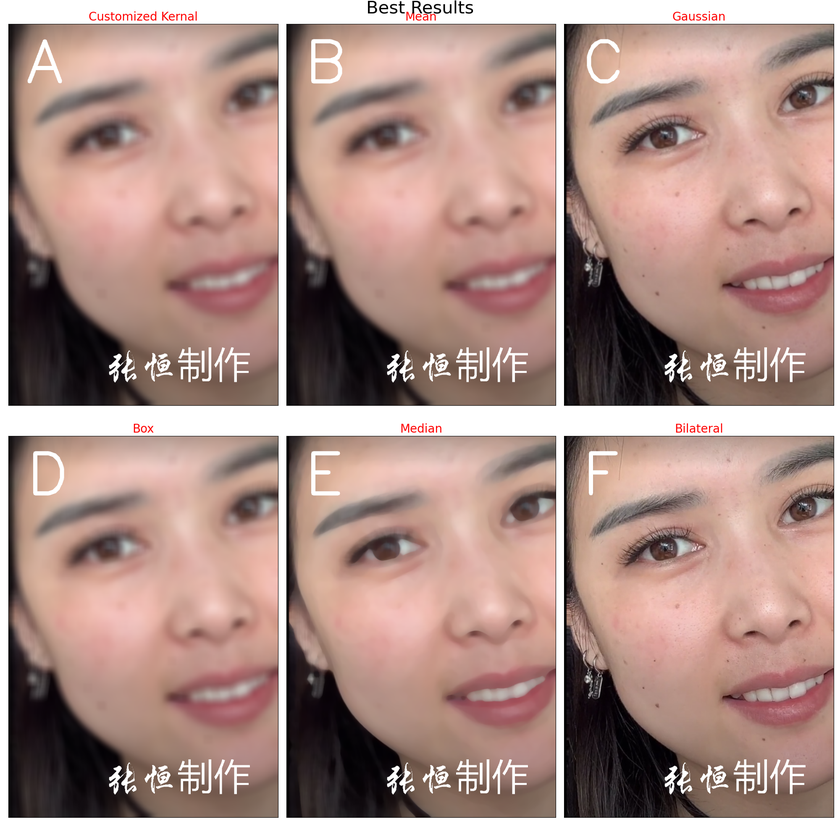
#> input picture 核心/week1/1/各种滤波器的最佳结果.png, 840 x 840 px, shrunk from 2000 x 2000 before the run, given in place of week1_homework.png, which was not available
$ python homework_zhangheng.py
#> lines starting #> are read from the running program, lines starting #| are printed output that depends on the picture; pictures that were not available may be replaced by others from this repository, and a replacement may not be noted
"""
@Author 张恒
CV核心课第一周作业
"""
# 显示设置: 只显示最终效果
showBestResultsOnly = False


def makeImages(images, figname, numOfCols=4):
    from matplotlib.pyplot import figure
    fig = figure(figname,figsize=(20,20))
    fig.suptitle(figname, y=1, fontsize=30)

    numOfImages = len(images)
    numOfRows = numOfImages // numOfCols
    if numOfImages % numOfCols != 0:
        numOfRows += 1
    imageIndex = 1
    for key in images.keys():
        ax = fig.add_subplot(numOfRows, numOfCols, imageIndex)
        ax.imshow(images[key])
        ax.set_title(key,fontsize=20,color=(1,0,0))
        ax.set_xticks([])
        ax.set_yticks([])
        imageIndex += 1
    return fig


def addWaterMark(img, index, mask):
    from cv2 import putText,FONT_HERSHEY_SIMPLEX,split,merge
    img = putText(img, index, (50, 150), FONT_HERSHEY_SIMPLEX, 5, (255, 255, 255), 10)
    imgR,imgG,imgB = split(img)
    maskB,maskG,maskR = split(mask)
    from numpy import where
    indexs = where(maskB==0)
    imgR[indexs[0],indexs[1]] = 255
    imgG[indexs[0], indexs[1]] = 255
    imgB[indexs[0], indexs[1]] = 255
    return merge((imgR,imgG,imgB))


# 读取原始图片
from cv2 import imread, cvtColor, COLOR_BGR2RGB

rawImage = imread("week1_homework.png")
#> rawImage is the input picture: shape (840, 840, 3); mean B, G, R 136.3, 143.8, 173.3
rawImage = cvtColor(rawImage, COLOR_BGR2RGB)


"""
尝试自定义卷积核滤波器
"""
# 定义滤波结果集合
convFilterResImgs = {"Raw Image":rawImage}

import numpy as np
from cv2 import filter2D

for ksize in range(5, 50, 5):
    # 创建卷积核
    kernal = np.ones([ksize, ksize], dtype=np.float32) / (ksize ** 2)
    # 滤波操作
    resImage = filter2D(rawImage, -1, kernal)
    convFilterResImgs["ksize = " + str(ksize)] = resImage
#> after the loop, convFilterResImgs = 10 items


"""
尝试常见线性滤波器
"""
# 定义滤波结果集合
linearFilterResImgs = {}

# 均值滤波
from cv2 import blur
for ksize in range(5, 24, 6):
    linearFilterResImgs["Mean Filter (ksize=" + str(ksize) + ")"] = blur(rawImage, (ksize, ksize))
#> after the loop, linearFilterResImgs = 4 items

# 高斯滤波
from cv2 import GaussianBlur
for ksize in range(5, 24, 6):
    linearFilterResImgs["Gaussian Filter (ksize=" + str(ksize) + ")"] = GaussianBlur(rawImage, (ksize, ksize), 1.5)
#> after the loop, linearFilterResImgs = 8 items

# 方框滤波
from cv2 import boxFilter
for ksize in range(5, 24, 6):
    linearFilterResImgs["Box Filter (ksize=" + str(ksize) + ")"] = boxFilter(rawImage, -1, (ksize, ksize))
#> after the loop, linearFilterResImgs = 12 items

"""
尝试常见非线性滤波器
"""
# 定义滤波结果集合
nonlinearFilterResImgs = {}

# 中值滤波
from cv2 import medianBlur
for ksize in range(9, 24, 2):
    nonlinearFilterResImgs["Median Filter (ksize=" + str(ksize) + ")"] = medianBlur(rawImage, ksize)
#> after the loop, nonlinearFilterResImgs = 8 items

# 双边滤波
from cv2 import bilateralFilter
for ksize in range(9, 24, 2):
    nonlinearFilterResImgs["Bilateral Filter (ksize=" + str(ksize) + ")"] = bilateralFilter(rawImage, ksize, sigmaColor=2, sigmaSpace=2)
#> after the loop, nonlinearFilterResImgs = 16 items


"""
显示所有的效果
"""
if not showBestResultsOnly:
    f1 = makeImages(convFilterResImgs, "Customized Convolutional Filters")
#> in makeImages, `numOfImages = len(images)`: numOfImages = 10
#> in makeImages, `numOfRows = numOfImages // numOfCols`: numOfRows = 2
#> in makeImages, `numOfRows += 1`: numOfRows = 3
#> the loop in makeImages, `for key in images.keys():` made 10 passes
#> key on passes 1 to 10: 'Raw Image', 'ksize = 5', 'ksize = 10', 'ksize = 15', 'ksize = 20', 'ksize = 25', 'ksize = 30', 'ksize = 35', 'ksize = 40', 'ksize = 45'
#> after the loop in makeImages, `for key in images.keys():`: imageIndex = 11
    f2 = makeImages(linearFilterResImgs, "Linear Filters")
#> the loop in makeImages (call 2), `for key in images.keys():` made 12 passes
#> key on passes 1 to 12: 'Mean Filter (ksize=5)', 'Mean Filter (ksize=11)', 'Mean Filter (ksize=17)', 'Mean Filter (ksize=23)', 'Gaussian Filter (ksize=5)', 'Gaussian Filter (ksize=11)', 'Gaussian Filter (ksize=17)', 'Gaussian Filter (ksize=23)', 'Box Filter (ksize=5)', 'Box Filter (ksize=11)', 'Box Filter (ksize=17)', 'Box Filter (ksize=23)'
    f3 = makeImages(nonlinearFilterResImgs, "Nonlinear Filters")
    f1.show()
    f2.show()
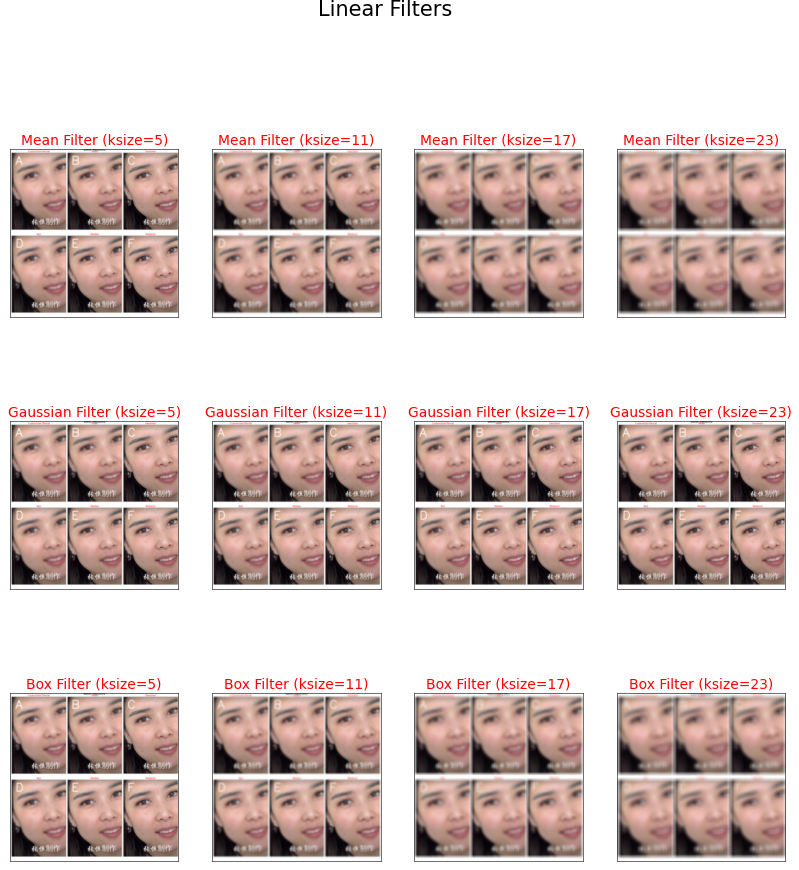
#> figure drawn by matplotlib, 12 panels
    f3.show()
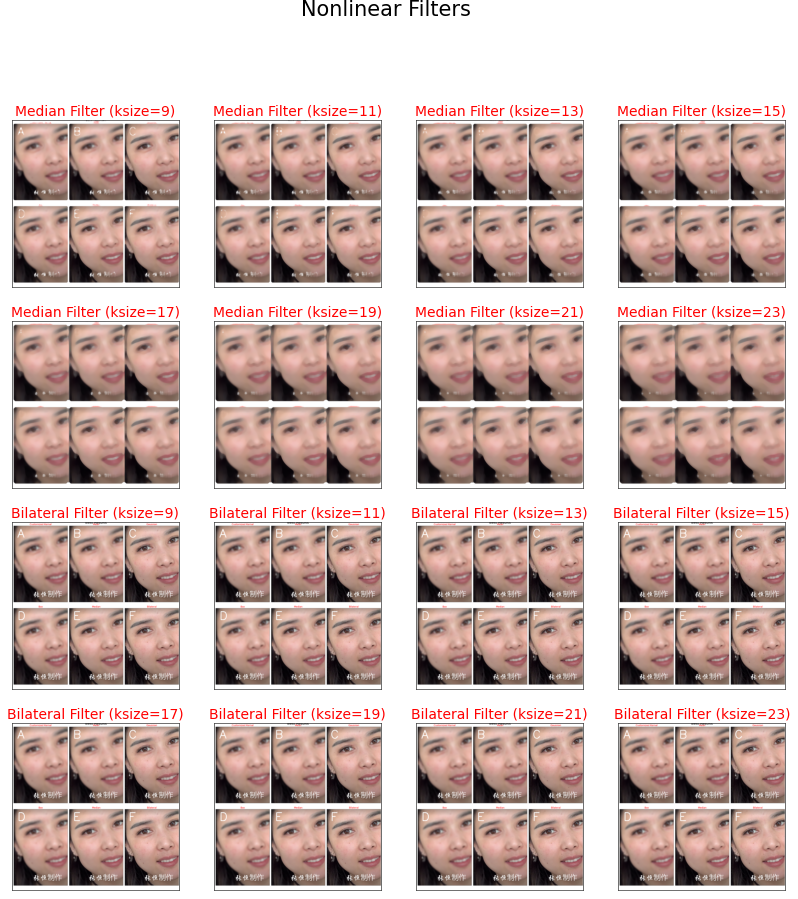
#> figure drawn by matplotlib, 16 panels

"""
显示各种滤波器的最佳效果
"""
# 添加水印
watermark = imread("watermark.png")
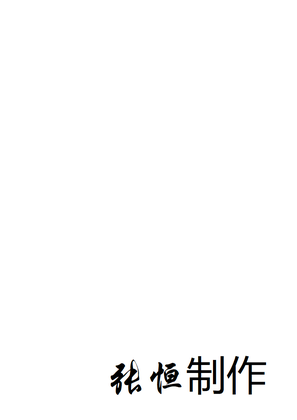
#> input picture 核心/week1/1/watermark.png, 297 x 420 px, shrunk from 707 x 1000 before the run
#> watermark is the input picture: shape (420, 297, 3); mean B, G, R 251.3, 251.3, 251.3
bestResultsImages = {}
bestResultsImages["Customized Kernal"] = addWaterMark(convFilterResImgs["ksize = " + str(25)],"A",watermark)
#> in addWaterMark, `indexs = where(maskB==0)`: indexs = 729 positions, rows 357 to 393, columns 111 to 264
#> in addWaterMark, `imgR[indexs[0],indexs[1]] = 255`: imgR: shape (840, 840); min 5, max 255, mean 173.6
#> in addWaterMark, `imgG[indexs[0], indexs[1]] = 255`: imgG: shape (840, 840); min 3, max 255, mean 144.3
#> in addWaterMark, `imgB[indexs[0], indexs[1]] = 255`: imgB: shape (840, 840); min 6, max 255, mean 136.8
bestResultsImages["Mean"] = addWaterMark(linearFilterResImgs["Mean Filter (ksize=" + str(23) + ")"],"B",watermark)
#> in addWaterMark (call 2), `imgR[indexs[0],indexs[1]] = 255`: imgR: shape (840, 840); min 5, max 255, mean 173.8
#> in addWaterMark (call 2), `imgG[indexs[0], indexs[1]] = 255`: imgG: shape (840, 840); min 3, max 255, mean 144.5
#> in addWaterMark (call 2), `imgB[indexs[0], indexs[1]] = 255`: imgB: shape (840, 840); min 6, max 255, mean 137
bestResultsImages["Gaussian"] = addWaterMark(linearFilterResImgs["Gaussian Filter (ksize=" + str(23) + ")"],"C",watermark)
#> call 3 of addWaterMark, with index = 'C'
#> in addWaterMark (call 3), `imgR[indexs[0],indexs[1]] = 255`:
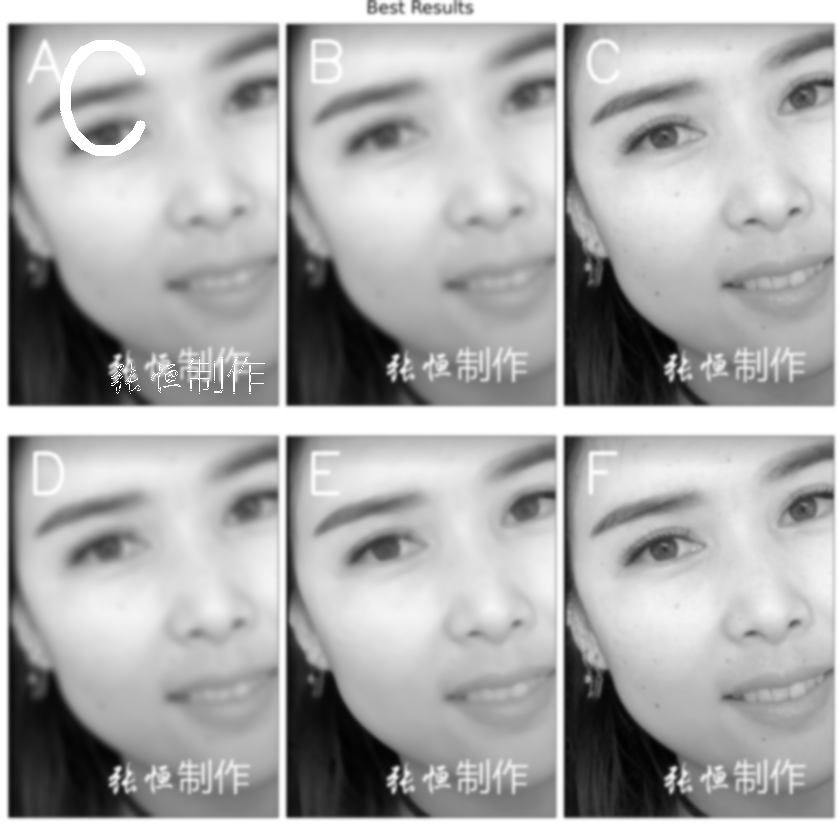
#> imgR: shape (840, 840); min 1, max 255, mean 173.7
#> in addWaterMark (call 3), `imgG[indexs[0], indexs[1]] = 255`: imgG: shape (840, 840); min 0, max 255, mean 144.4
#> in addWaterMark (call 3), `imgB[indexs[0], indexs[1]] = 255`: imgB: shape (840, 840); min 3, max 255, mean 136.9
bestResultsImages["Box"] = addWaterMark(linearFilterResImgs["Box Filter (ksize=" + str(23) + ")"],"D",watermark)
#> call 4 of addWaterMark, with index = 'D'
#> in addWaterMark (call 4), `imgR[indexs[0],indexs[1]] = 255`:
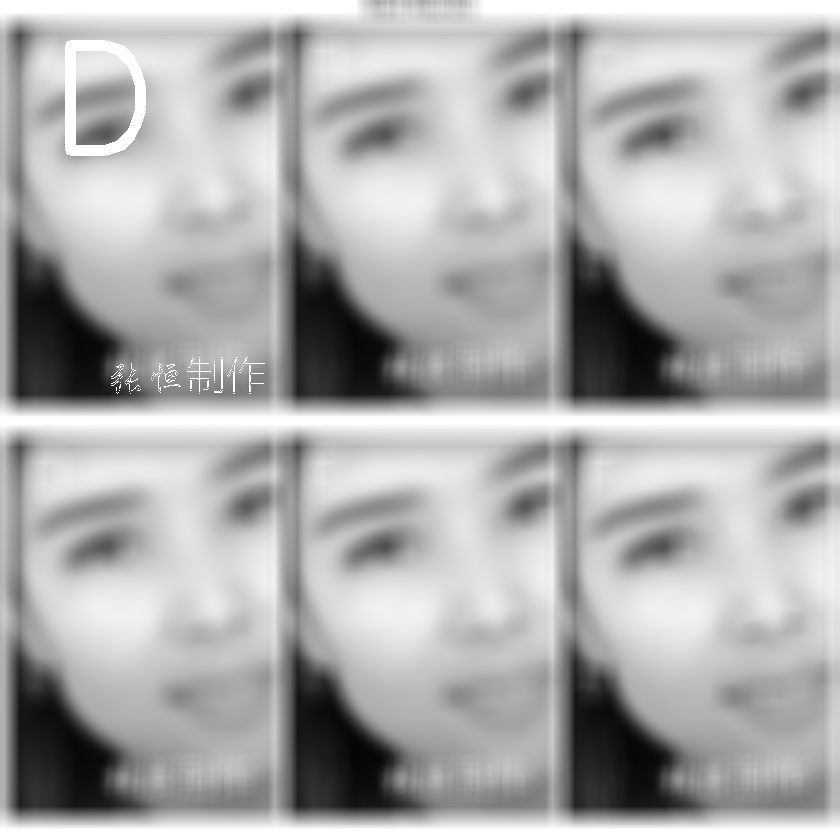
#> imgR: shape (840, 840); min 5, max 255, mean 173.7
#> in addWaterMark (call 4), `imgG[indexs[0], indexs[1]] = 255`: imgG: shape (840, 840); min 3, max 255, mean 144.4
#> in addWaterMark (call 4), `imgB[indexs[0], indexs[1]] = 255`:
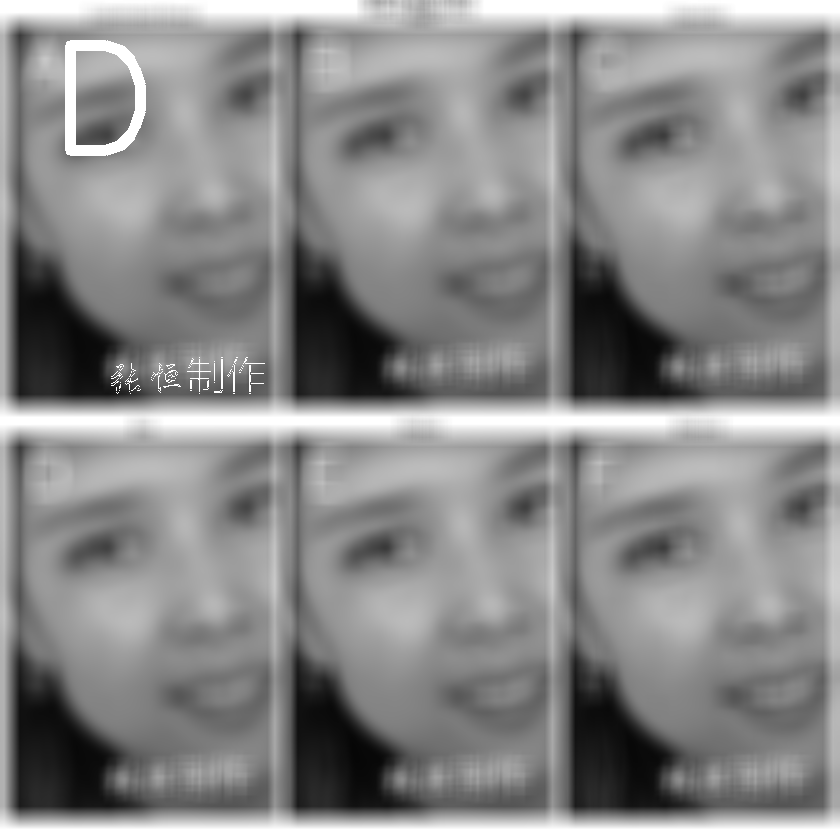
#> imgB: shape (840, 840); min 6, max 255, mean 136.9
bestResultsImages["Median"] = addWaterMark(nonlinearFilterResImgs["Median Filter (ksize=" + str(19) + ")"],"E",watermark)
#> in addWaterMark (call 5), `imgR,imgG,imgB = split(img)`:
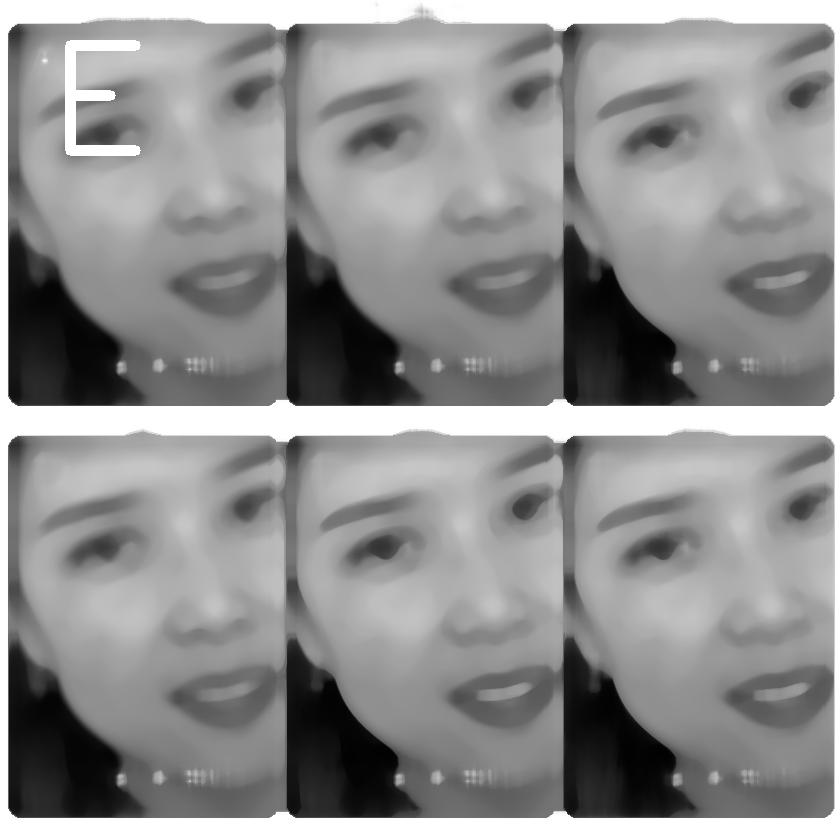
#> imgG: shape (840, 840); min 1, max 255, mean 143.3
bestResultsImages["Bilateral"] = addWaterMark(nonlinearFilterResImgs["Bilateral Filter (ksize=" + str(23) + ")"],"F",watermark)
f = makeImages(bestResultsImages, "Best Results", numOfCols=3)
f.show()

"""
总结：
中值滤波（ksize=19时，见Best Results图E）效果最佳
"""
from matplotlib.pyplot import imshow,show
bestRes = addWaterMark(nonlinearFilterResImgs["Median Filter (ksize=" + str(19) + ")"],"Best",watermark)
imshow(bestRes)
show()
print("中值滤波（ksize=19时）效果最佳，见图Best Results中的 图E")
